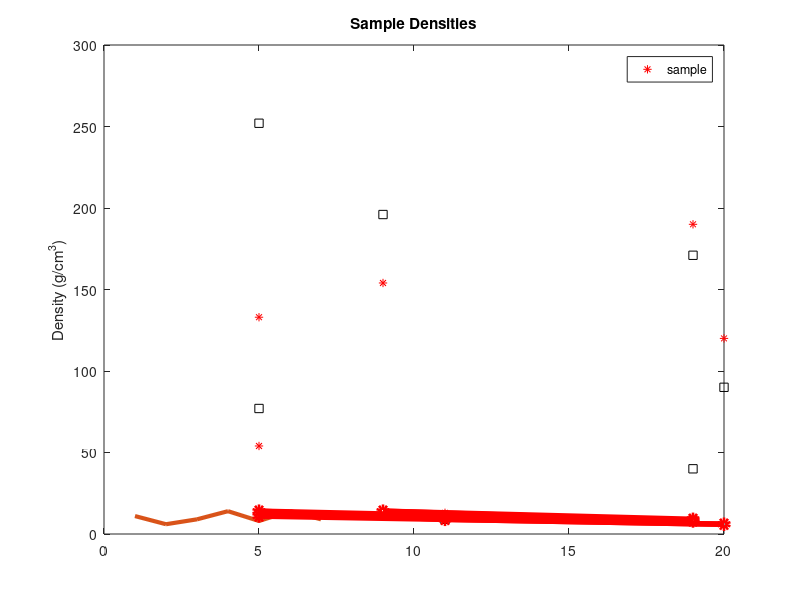

The MATLAB script that drew this image:
%-- assignment to variables
% right is assigned to the left
x = 3 + 4

%-- output and workspace
% semicolon supresses output, but the computation still happens and
% shows up in the workspace

y = x + 5;

% changing a variable value does not retroactively change other dependents
x = 2;
% y value hasn't changed until it's called/recalculated again

% all variables are cleared from the workspace by clear
clear

%-- command window
% clc clears command window
clc

%-- built-in constants have high precision
% pi is precise pi but only 4 decimals are shown
pi

% imaginary constant is denoted with i
i

%-- built-in functions
% absolute value
abs(3.4)

% eigenvalues
eig (4)

% sine function
sin (2.4)
x = pi/2;
y = sin(x)

% square root function
z = sqrt(-9)

clear
clc

%-- arrays
% all matlab variables are arrays
% single number, scalar, ia a 1x1 array
x = 4

% use square brackets [] for multiple element arrays
x = [7 9]

% space or comma , separates columns of data
x = [7,9]

% semicolons separates rows from each other
% you can also use this semicolon to move to a new line
x = [7;9]

y = [7;
    8;
    9]

z = [5 6 7;
    8 9 10]

% calculations within matricies also work
x = [sqrt(2) pi^2]

%-- evenly spaced vectors
% the : operator can be used to create a vector in a range
x = 1:3

% default begining:end spacing of 1
% custom begining:spacing:end
x = 1:0.5:5
x = 3:2:14

% to dictate the number of elements (as opposed to the spacing)
% use the linspace function
% linspace(first,last,number_of_elements)

x = linspace(1,10,5)

% turn row vectors into column vectors with the transpose operator '
x = x'

% parenthesis indicate order of operations
y = (1:2:5)'

clear
clc

%-- array creation functions
% create a random matrix of n by n by using rand(n) function

x = rand(5)

% or rows,columns rand(rows,columns)
x = rand(5,8)

% create a zeros column by zeros(rows,column)
y = zeros(4,2)

clear
clc

%-- saving and loading variables
% save a variable inside a mat file by command
% save (filename).mat (variable to store)

x = rand(8);
save foo x

% load the saved variables by calling its saved file
clear
% clears the workspace
load foo
% refills workspace with all variables previously saved in foo.mat

%-- importing data
% data files such as text files, spreadsheets, and images can be imported
% navigate to file location in the "current folder"
% right click on data to import > import data
% select portions of data you want to import and name it
% imported data shows up in the workspace now and can be used

%-- indexing into arrays
% extract values from an array using row,column indexing
% variable_to_store_in = MatrixName(row,column);

t = x(3,1)

% end means the last element
t = x(4,end)

% use arithmetic end-1 for second last
t = x(end-1, 2)

% extract multiple elements by using :
% : means all elements in that direction
% ex: w=x(2,:) means the variable t will hold a vector containing
% all elements from the 2nd row, and entire columns of matrix x

c = x(2,:)

% ex x = A(1:3,:) means extract the 1sr, 2nd, and 3rd rows (every column)
% from matrix A and put it in vector x

w = x(1:3,:)

% if only a row or column vector, extract single element with index value
% ex x = v(3) gives the 3rd element of row(or column) vector v

g = c(3)

% extract a range vector from a vector via x = v(3:end)
g = c(3:end)

%-- changing values in an array
% target a specific value in an array and change it by
% ArrayName(row,column) = NewValue

w
w(1,2) = 99

%-- performing array operations on vectors
clear
clc
data = rand(8,9)
density = data(:,2)
v1=data(:,3)
v2=data(:,4)

% adding a scalar value to all the elements of an array r = v1 + 1
r = v1 + 1

% add 2 arrays of the same size vs = v1 = v2
vs = v1 + v2

% multiply or divide all elements by a scalar va = vs/2
va = vs/2

% maximum value of a vector extracted by vm = max(va)
vm = max(va)

% can also perform functions over all array elements
% ex: xSqrt = sqrt(x) or vr = round(va)

vr = round(va)

% vector multiplication using * will only work if the dimentions agree
% can take transpose of a vector to change its dimensions. Gives matrix
v_test = va * density'

% * is matrix multiplication (gives a matrix)
% .* is elementwise multiplication (multiply the corresponding elements
% of two equally sized arrays

mass = density .* va

%-- obtaining multiple outputs from function calls
% size of an array is given by size(arrayName)

dsize = size(data)

% can get 2 outputs from one function using []
% ex [xrow,xcol] = size(x)

[dr,dc] = size(data)

% if the max function is called with 2 outputs, the 2nd is the index
[vMax,ivMax] = max(v2)

%-- Matlab help
% use the help button in the Home tab and search
% use doc functionName to see help about that function
clear
clc

%-- random integer
x = randi([1,20],7,4)

%-- plotting vectors
data = x;
sample = data(:,1);
density = data(:,2);
v1 = data(:,3);
v2 = data(:,4);
mass1 = density.*v1;
mass2 = density.*v2;

% 2 vectors of the same length are plotted against each other using plot
% ex plot(xaxis,yaxis)
plot(sample,mass1)

% plot can have color, line style, marker style specified
% ex. plot(x,y,'r--o')
plot(sample,mass2,'r*')

% use hold on to plot the next graph on top of the previous
hold on
plot(sample,mass1,'ks')

% close all open figures by using close all command
close all

% plot a vector on y against numbers 1 to vector length range by plot(v1)
plot(v1)

% further define plots by stating property names and their values
plot(v1,'LineWidth',3)

% plot(x,yarguments,'line specifier','propertyname',property value)
plot(sample,v1,'ro-','LineWidth',4)

% labels can be added to plots retroactively
title('Sample Densities')
ylabel('Density (g/cm^3)')
legend('sample')

% plots can be made by selecting the x (and y) variables from the
% workspace, then clicking the plots tab and choosing a plot

%-- fast fourier transform
% use fft(array) to get its FFT

%-- number of elements in an array
% numel(array)

%-- absolute value
% abs(array)